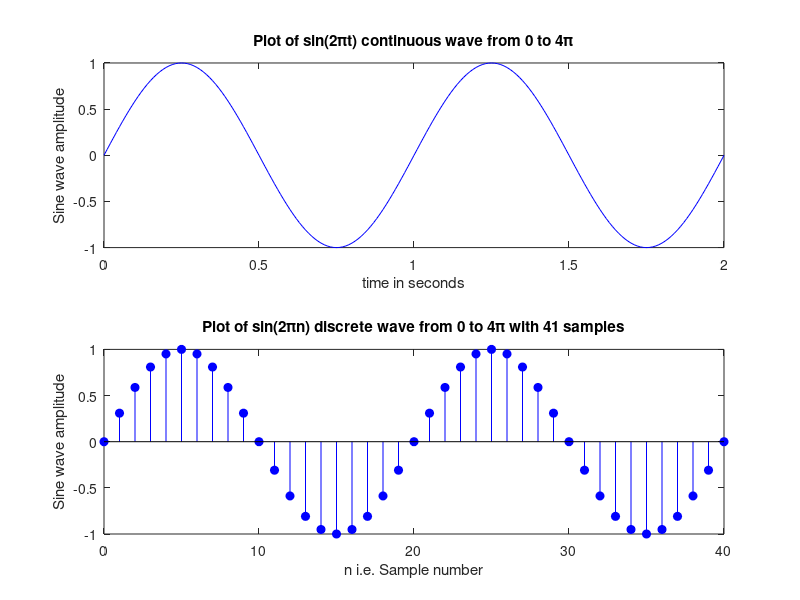

MATLAB code for this plot:
%The Code is for continuous sine wave
t=0:0.01:2;
y=sin(pi*2*t);
subplot(2,1,1);
plot(t,y,'b');
xlabel('time in seconds');
ylabel('Sine wave amplitude');
title('Plot of sin(2\pit) continuous wave from 0 to 4\pi');

%Discrete Sine wave 
n = 0:1:40;
y= sin(.1*pi*n);
subplot(2,1,2);
stem(n,y,'b','filled');
xlabel('n i.e. Sample number');
ylabel('Sine wave amplitude');
title('Plot of sin(2\pin) discrete wave from 0 to 4\pi with 41 samples');

print('Sine Wave','-dpng')